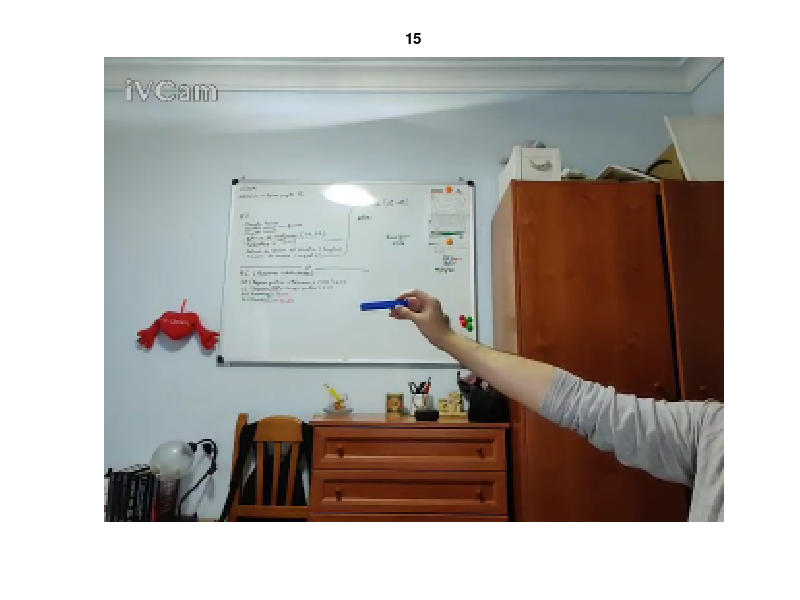

Reproduce this figure in MATLAB. (Note: this script raises an error after producing the figure.)
%% Inicializamos los directorios y borramos el espacio de trabajo
clear,clc;
addpath("../01");
addpath("VariablesGeneradas");
addpath("Funciones");

%% Cargamos las imagenes de calibración
load ImagenesEntrenamiento_Calibracion.mat

%% Visualización de imagenes

[N, M, NumComp, NumImag] = size(imagenes);

for i=1:NumImag
    imshow(imagenes(:,:,:,i)),title(num2str(i))
    pause
end

% 1 Imagen de fondo
% 2-12 Imagenes con el objeto

%% Extracción de pixeles de las imagenes con el objeto

inicial = 1;

for i=2:NumImag
    
    I = imagenes(:,:,:,i);

    R = I(:,:,1);
    G = I(:,:,2);
    B = I(:,:,3);
    
    ROI = roipoly(I);
    DatosColor(inicial:inicial+sum(ROI(:))-1,:,:,:) = [i*ones(length(R(ROI)),1) R(ROI) G(ROI) B(ROI)];
    inicial = inicial+sum(ROI(:));
end



%% Extracción de pixeles de las imagens de fondo

numero_de_tomas = 3;
inicial = 1;

for i=1:numero_de_tomas
    I = imagenes(:,:,:,1);

    R = I(:,:,1);
    G = I(:,:,2);
    B = I(:,:,3);
    
    ROI = roipoly(I);
    DatosFondo(inicial:inicial+sum(ROI(:))-1,:,:,:) = [i*ones(length(R(ROI)),1) R(ROI) G(ROI) B(ROI)];
    inicial = inicial+sum(ROI(:));

end


%% Generamos conjunto de datos X e Y

X = [DatosColor(:,2:4) ; DatosFondo(:,2:4)];

Y = [ones(size(DatosColor,1),1) ; zeros(size(DatosFondo,1),1) ];



%% Guardamos los datos obtenidos

save("./VariablesGeneradas/conjunto_de_datos_originales","X","Y");

%% Pasamos a representar los datos
clear;
load("./VariablesGeneradas/conjunto_de_datos_originales");
close all;
representa_datos_color_seguimiento_fondo(X,Y);


%% Eliminación de colores atipicos
clear;
load("./VariablesGeneradas/conjunto_de_datos_originales");
pos_outliers = funcion_detecta_outliers_clase_interes(X,Y);

X(pos_outliers,:) = [];
Y(pos_outliers,:) = [];

representa_datos_color_seguimiento_fondo(X,Y);

save('./VariablesGeneradas/conjunto_de_datos','X','Y');
